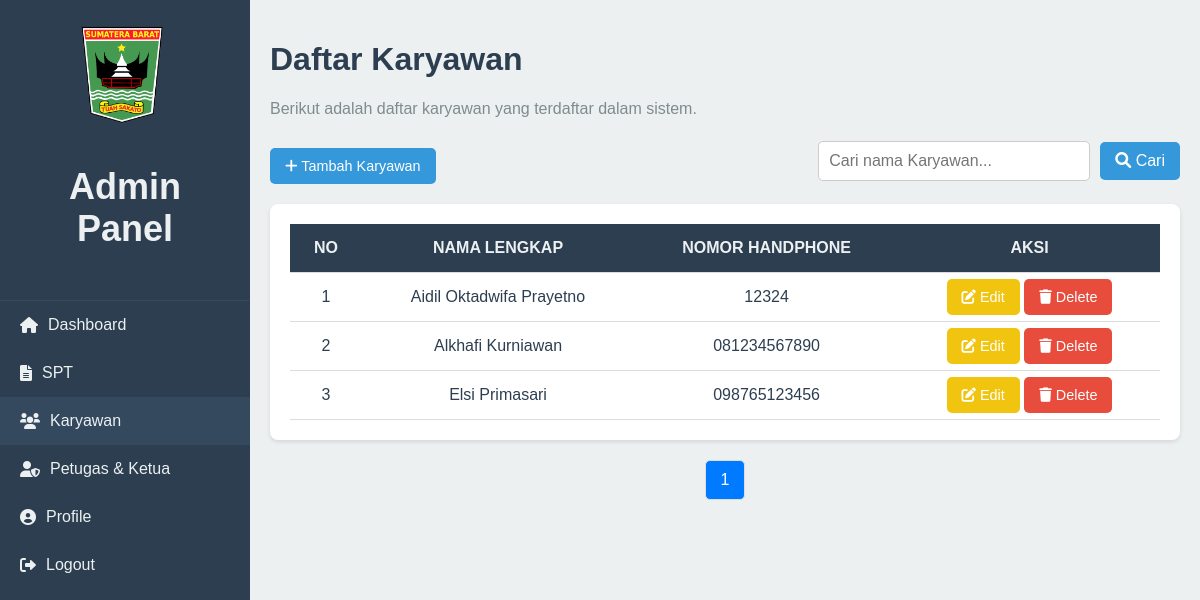
The page /admin/karyawan.php (signed in) on the database its author committed.
### tables this page shows
CREATE TABLE `karyawan` (
  `id` int(11) NOT NULL,
  `nama_lengkap` varchar(100) NOT NULL,
  `no_hp` varchar(15) NOT NULL
);

### admin/karyawan.php (the view, shortened to what this page needs)
<?php
include '../includes/db_connect.php';
$search = isset($_GET['search']) ? $_GET['search'] : '';
$limit = 10;
$page = isset($_GET['page']) && is_numeric($_GET['page']) ? $_GET['page'] : 1;
$offset = ($page - 1) * $limit;
if (!empty($search)) {
    $result = mysqli_query($conn, "SELECT * FROM karyawan WHERE nama_lengkap LIKE '%$search%' ORDER BY nama_lengkap ASC LIMIT $offset, $limit");
} else {
    $result = mysqli_query($conn, "SELECT * FROM karyawan ORDER BY nama_lengkap ASC LIMIT $offset, $limit");
}
$count_stmt = mysqli_query($conn, "SELECT COUNT(*) AS total FROM karyawan");
if ($count_row = mysqli_fetch_assoc($count_stmt)) {
    $total_records = $count_row['total'];
    $total_pages = ceil($total_records / $limit);
}
?>
<!DOCTYPE html>
<html lang="en">
<head>
    <link rel="stylesheet" href="../assets/css/all.css">
    <link rel="stylesheet" href="https://cdnjs.cloudflare.com/ajax/libs/font-awesome/6.0.0-beta3/css/all.min.css" />
    <link rel="stylesheet" href="https://cdn.jsdelivr.net/npm/sweetalert2@11/dist/sweetalert2.min.css">
</head>
<body>
    <div class="dashboard">
        <aside class="sidebar">
            <div class="sidebar-header">
                <img src="../assets/images/logo.png" alt="Logo" class="logo">
                <h2>Admin Panel</h2>
            </div>
            <ul class="menu">
                <li><a href="dashboard_admin.php"><i class="fas fa-home"></i> Dashboard</a></li>
                <li><a href="spt.php"><i class="fas fa-file-alt"></i> SPT</a></li>
                <li><a href="karyawan.php" class="active"><i class="fas fa-users"></i> Karyawan</a></li>
                <li><a href="petugas.php"><i class="fas fa-user-shield"></i> Petugas & Ketua</a></li>
                <li><a href="profile.php"><i class="fas fa-user-circle"></i> Profile</a></li>
                <li><a href="../logout.php"><i class="fas fa-sign-out-alt"></i> Logout</a></li>
            </ul>
        </aside>
        <main class="main-content">
            <header>
                <h1>Daftar Karyawan</h1>
                <p>Berikut adalah daftar karyawan yang terdaftar dalam sistem.</p>
            </header>
            <section class="content-data-karyawan">
                <div class="actions">
                    <a href="tambah_karyawan.php" class="btn-primary"><i class="fas fa-plus"></i> Tambah Karyawan</a>
                    <form method="get" action="" class="search-form">
                        <input type="text" name="search" value="<?php echo htmlspecialchars($search); ?>" placeholder="Cari nama Karyawan...">
                        <button type="submit"><i class="fas fa-search"></i> Cari</button>
                    </form>
                </div>
                <div class="table-container">
                    <table>
                        <thead>
                            <tr>
                                <th>No</th>
                                <th>Nama Lengkap</th>
                                <th>Nomor Handphone</th>
                                <th>Aksi</th>
                            </tr>
                        </thead>
                        <tbody>
                            <?php $no = 1; while ($row = mysqli_fetch_assoc($result)) { ?>
                                <tr>
                                    <td><?php echo $no++; ?></td>
                                    <td><?php echo $row['nama_lengkap']; ?></td>
                                    <td><?php echo $row['no_hp']; ?></td>
                                    <td>
                                        <a href="edit_karyawan.php?id=<?php echo $row['id']; ?>" class="btn-edit"><i class="fas fa-edit"></i> Edit</a>
                                        <a href="#" class="btn-delete" onclick="confirmDelete(<?php echo $row['id']; ?>)"><i class="fas fa-trash"></i> Delete</a>
                                    </td>
                                </tr>
                                <?php } ?>
                        </tbody>
                    </table>
                </div>
                <div class="pagination">
                    <?php for ($i = 1; $i <= $total_pages; $i++) { ?>
                        <a href="?page=<?php echo $i; ?>&search=<?php echo urlencode($search); ?>" class="<?php echo ($i == $page) ? 'active' : ''; ?>">
                            <?php echo $i; ?>
                        </a>
                    <?php } ?>
                </div>
            </section>
        </main>
    </div>
</body>
</html>

### assets/css/all.css (style rules this page uses)
body { margin: 0; font-family: 'Arial', sans-serif; background-color: #f4f4f4; }
.dashboard { display: flex; height: 100vh; }
.sidebar { width: 250px; background-color: #2c3e50; color: #ecf0f1; box-shadow: 2px 0 5px rgba(0, 0, 0, 0.1); flex-direction: column; justify-content: space-between; }
.sidebar-header { padding: 20px; text-align: center; font-size: 1.5rem; font-weight: bold; border-bottom: 1px solid #34495e; }
.menu { list-style: none; padding: 0; margin: 0; }
.menu li { width: 100%; }
.menu li a { text-decoration: none; color: #ecf0f1; padding: 15px 20px; display: flex; align-items: center; transition: background-color 0.3s ease; }
.menu li a:hover, .menu li a.active { background-color: #34495e; }
.menu li a i { margin-right: 10px; }
.main-content { flex: 1; padding: 20px; background-color: #ecf0f1; overflow-y: auto; }
header { margin-bottom: 20px; }
header h1 { font-size: 2rem; color: #2c3e50; }
header p { color: #7f8c8d; font-size: 1rem; }
.btn-primary, .btn-secondary { text-decoration: none; padding: 10px 15px; border-radius: 5px; color: #fff; font-size: 0.9rem; transition: background-color 0.3s ease; display: inline-block; margin-top: 10px; }
.btn-primary { background-color: #3498db; }
.btn-primary { text-decoration: none; padding: 10px 20px; border-radius: 5px; color: #fff; font-size: 0.9rem; background-color: #2980b9; transition: background-color 0.3s ease, transform 0.3s ease; }
.table-container { background: #fff; border-radius: 8px; padding: 20px; box-shadow: 0 2px 4px rgba(0, 0, 0, 0.1); overflow-x: auto; margin-top: 10px; }
table { width: 100%; border-collapse: collapse; text-align: left; }
table th, table td { padding: 15px; border-bottom: 1px solid #ddd; }
table th { background-color: #2c3e50; color: #ecf0f1; text-transform: uppercase; font-weight: bold; text-align: center; }
table td { color: #2c3e50; text-align: center; }
.active { background-color: #34495e; }
.actions { margin-bottom: 20px; display: flex; justify-content: space-between; align-items: center; gap: 20px; }
.actions .btn-primary, .btn-edit, .btn-delete, .btn-success { text-decoration: none; padding: 10px 15px; border-radius: 5px; color: #fff; font-size: 0.9rem; transition: background-color 0.3s ease; }
.btn-edit { background-color: #f1c40f; }
.btn-delete { background-color: #e74c3c; }
.search-form { display: flex; justify-content: flex-end; align-items: center; gap: 10px; }
.search-form input { padding: 10px; border: 1px solid #ccc; border-radius: 5px; font-size: 1rem; color: #2c3e50; outline: none; width: 250px; }
.search-form button { padding: 10px 15px; background-color: #3498db; border: none; color: white; border-radius: 5px; font-size: 1rem; cursor: pointer; }
.btn-primary, .btn-secondary { padding: 10px 15px; border-radius: 5px; text-decoration: none; color: #fff; }
.main-content { flex: 1; padding: 20px; background-color: #ecf0f1; }
header p { color: #7f8c8d; }

### admin/karyawan.php (style rules this page uses)
.pagination { display: flex; justify-content: center; margin: 20px 0; }
.pagination a { margin: 0 5px; padding: 10px 15px; border: 1px solid #ddd; border-radius: 5px; text-decoration: none; color: #333; transition: background-color 0.3s, color 0.3s; }
.pagination .active { background-color: #007bff; color: white; pointer-events: none; }
.logo { width: 100px; height: 100px; margin: 5px; }

### rows shown on the page
karyawan: nama_lengkap "Aidil Oktadwifa Prayetno", no_hp "12324"
karyawan: nama_lengkap "Alkhafi Kurniawan", no_hp "081234567890"
karyawan: nama_lengkap "Elsi Primasari", no_hp "098765123456"
